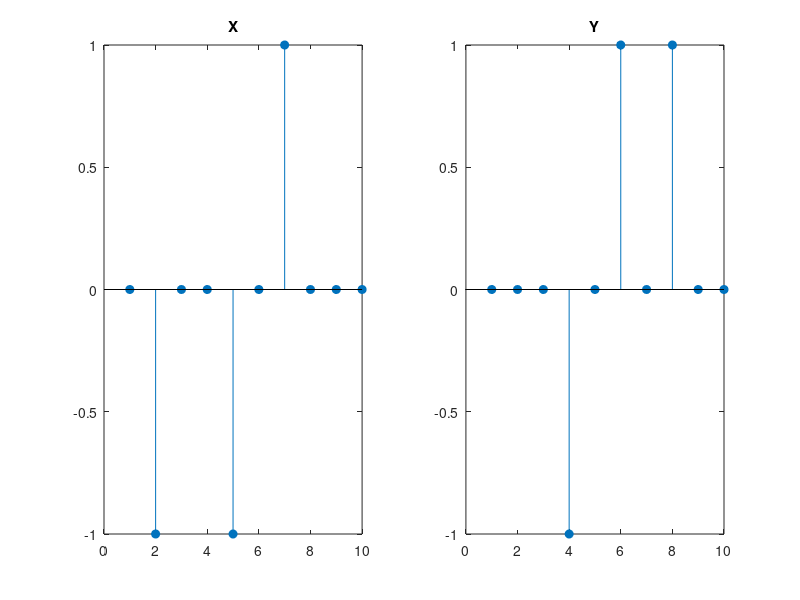
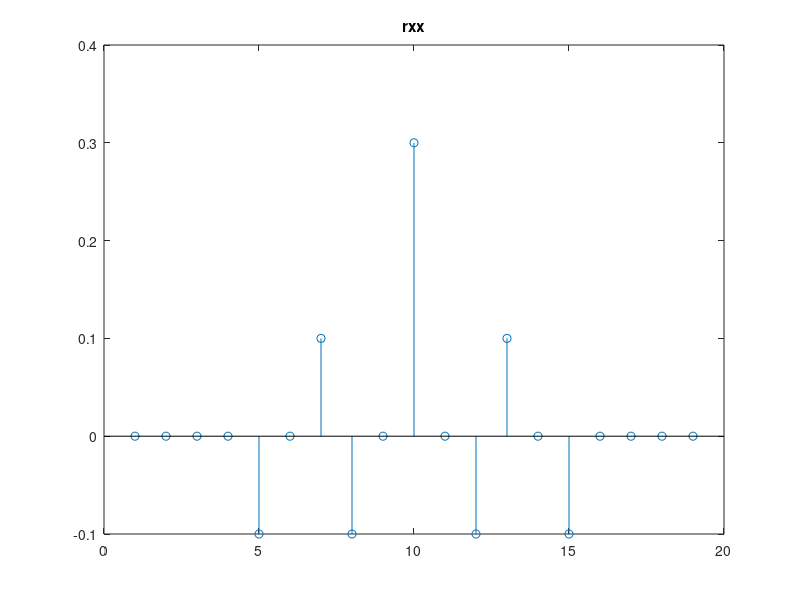
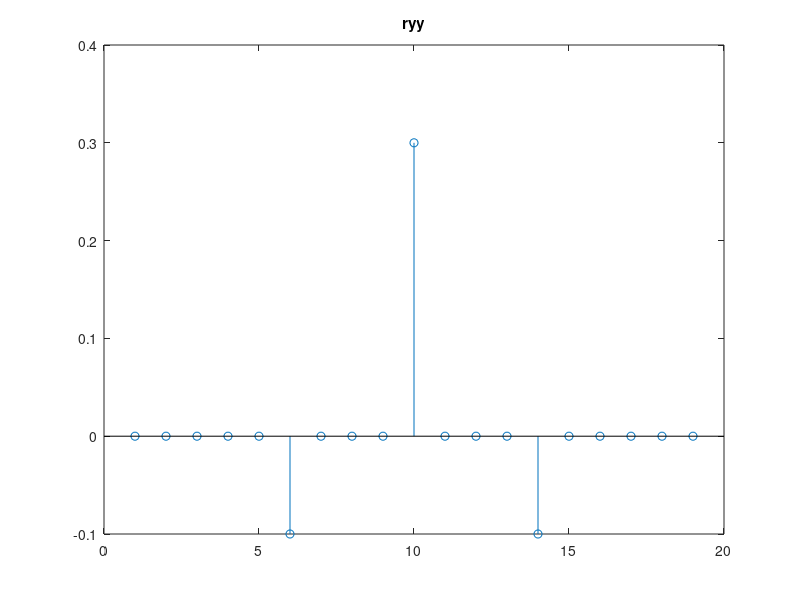
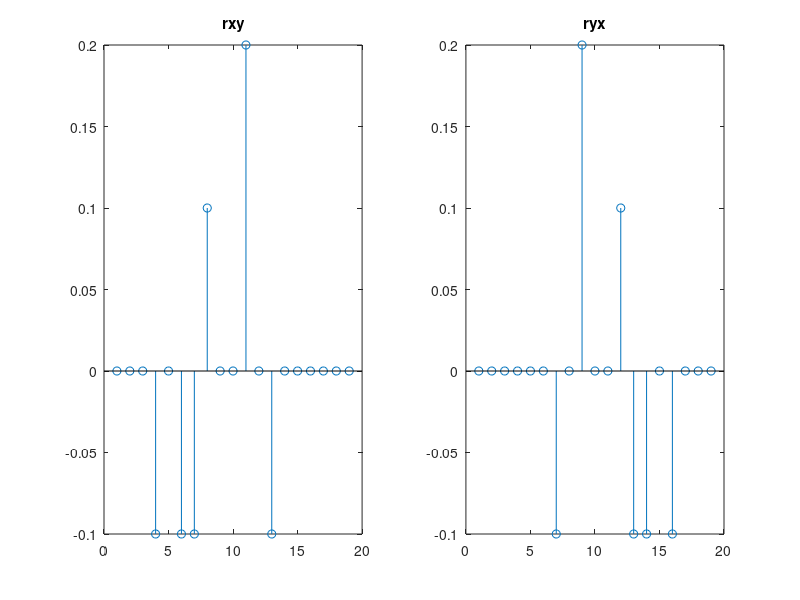

MATLAB code for these plots, in order:
x=[0 -1 0 0 -1 0 1 0 0 0];
y=[0 0 0 -1 0 1 0 1 0 0];

figure(1);
subplot(1,2,1);
stem(x,'filled');title('X');
subplot(1,2,2);
stem(y,'filled');title('Y');
pause;

%svar 1
mean(x)

%svar 2
var(x) %unbiased
mean(x.*x)-mean(x)^2 %biased

%svar 3
rxx=xcorr(x,'biased');
figure(2)
stem(rxx);title('rxx');
pause;
ryy=xcorr(y,'biased');
figure(3)
stem(ryy);title('ryy');
pause;

%svar 4.
rxy=xcorr(x,y,'biased');
figure(4);
subplot(1,2,1);
stem(rxy);title('rxy');

ryx=xcorr(y,x,'biased');
subplot(1,2,2);
stem(ryx);title('ryx');
